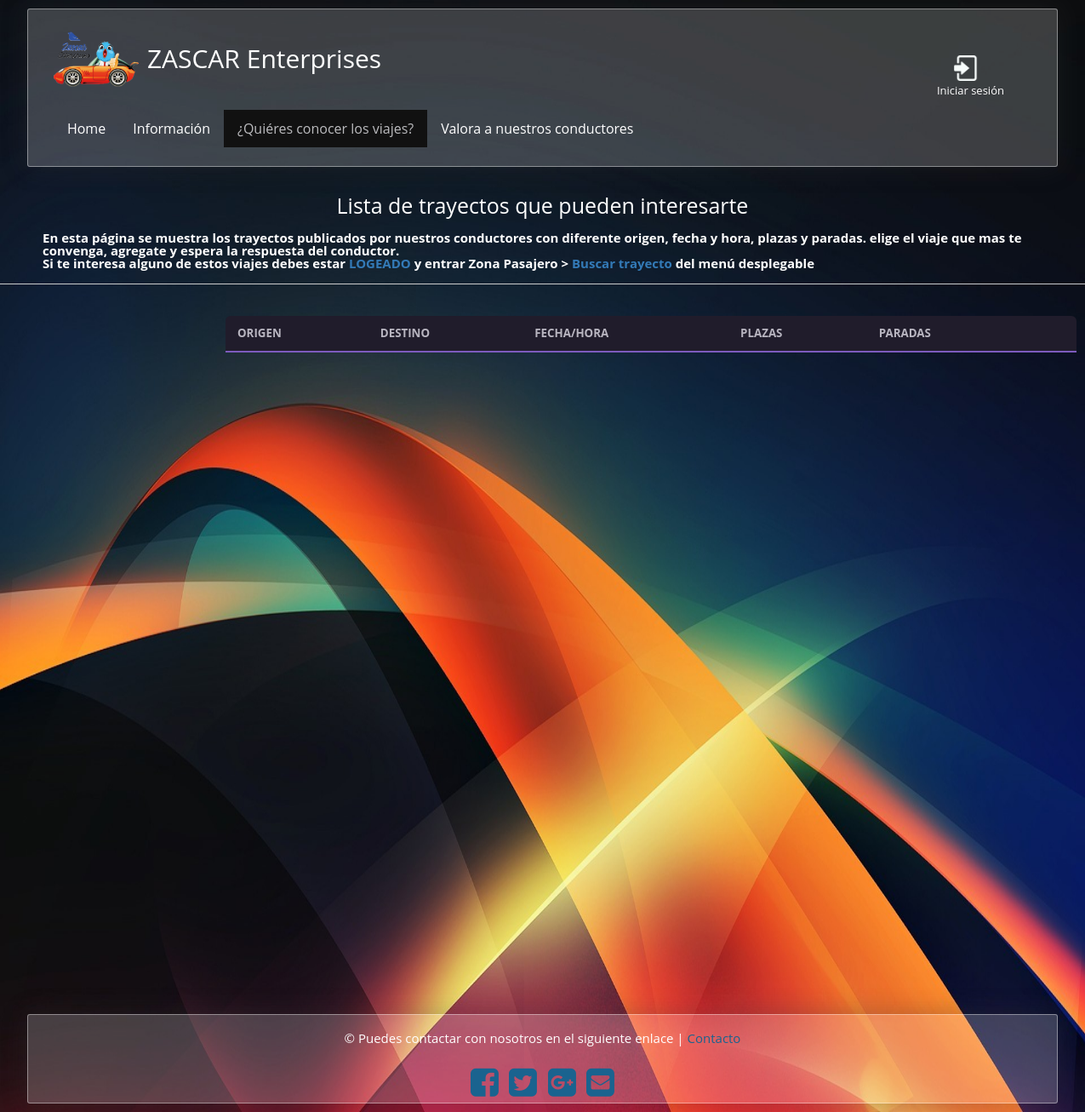
The app's page /controlador/controlador_listar_trayectos.php, older data.
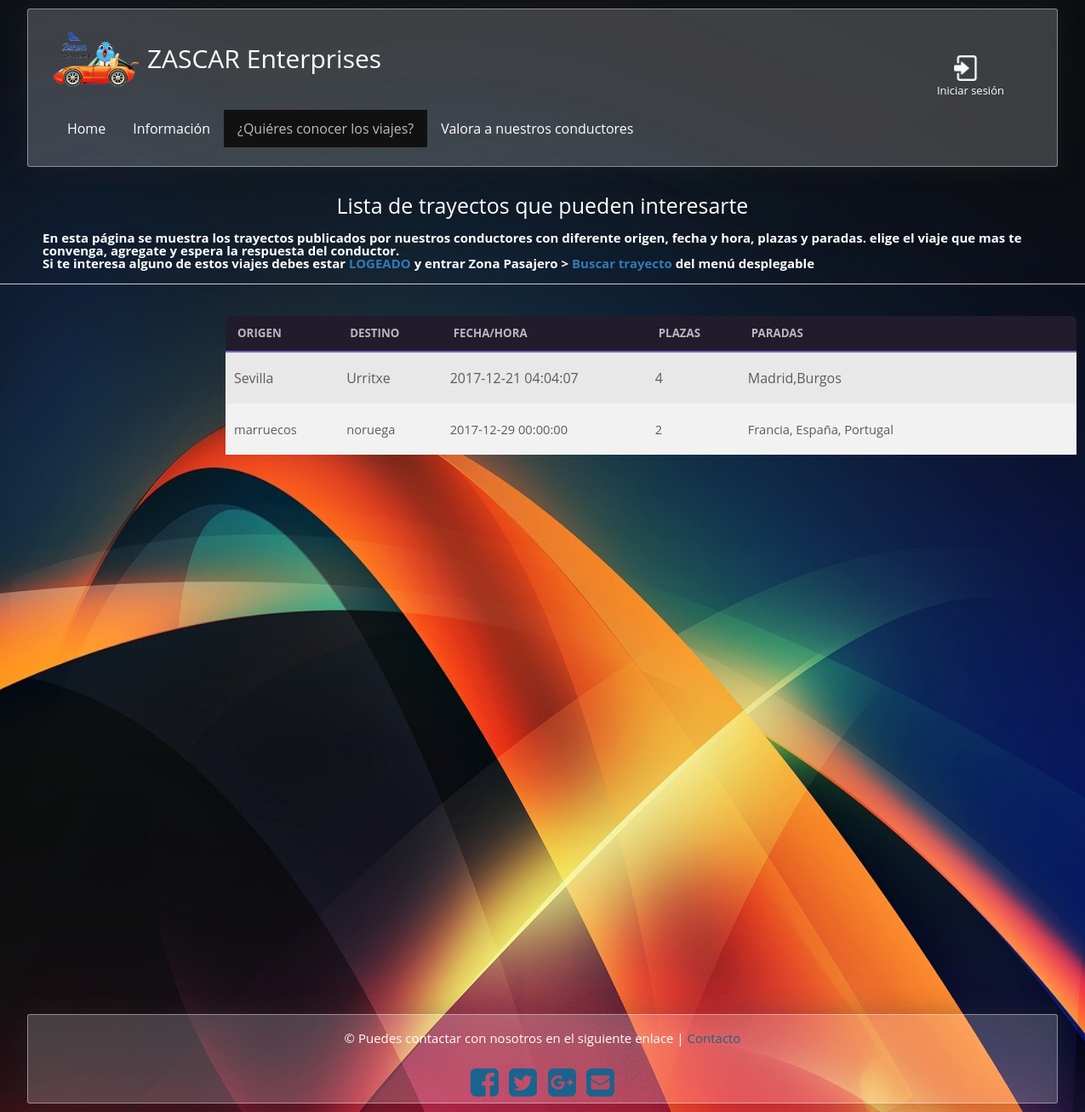
The same page, newer data.
### tables this page shows
CREATE TABLE `trayecto` (
  `idtrayecto` int(11) NOT NULL,
  `origen` varchar(40) NOT NULL,
  `destino` varchar(40) NOT NULL,
  `fecha_hora` datetime NOT NULL,
  `plazas` int(2) NOT NULL,
  `paradas` varchar(200) NOT NULL,
  `idusuario` int(11) NOT NULL
);

### controlador/controlador_listar_trayectos.php (called while the page is built)
<?php
 require_once("../modelo/trayectos.php");
$lista = new Trayectos();
$pd = $lista->listar_trayectos();
require_once("../vista/listarTrayectos.php");
?>

### conector/conector.php (called while the page is built)
<?php
class Conectar {
    public static function conexion() {
        $localhost = 'localhost';
        $usuario = 'root';
        $contrasena = '';
        $bbdd = 'zascar';
        $link = mysqli_connect($localhost, $usuario, $contrasena, $bbdd);
        $link->query("SET NAMES 'utf8'");
        return $link;
    }
}

### modelo/trayectos.php (called while the page is built, shortened)
<?php
require_once '../conector/conector.php';
class trayectos {
    private $link;
    private $usuario;
    public function __construct() {
        $this->link = Conectar::conexion();
        $this->usuario = array();
    }
    public function listar_trayectos() {
        $sql = "CALL listarTrayecto()";
        $consulta = $this->link->query($sql);
        while ($row = mysqli_fetch_array($consulta, MYSQLI_ASSOC)) {
            $this->usuario[] = $row;
        }
        return $this->usuario;
    }
}
?>

### vista/listarTrayectos.php (the view, shortened to what the changed rows need)
<!doctype html>
<html lang="en">
    <head>
        <link rel="stylesheet" href="https://maxcdn.bootstrapcdn.com/bootstrap/3.3.7/css/bootstrap.min.css">
        <link rel="stylesheet" href="../css/style.css">
    </head>
    <body>
        <br>
        <br>
        <h1 align="center">Lista de trayectos que pueden interesarte</h1>
        <br>
        <div class="margeneslista">
            <div class="container">
                <div class="listWrap">
                    <ul class="list tabla-listar" >
                        <?php
                        foreach ($pd as $trayecto) {
                            ?>
                            <li>
                                <span class="tabla-campos"><?php echo $trayecto["origen"]; ?></span>
                                <span class="tabla-campos"><?php echo $trayecto["destino"]; ?></span>
                                <span><?php echo $trayecto["fecha_hora"]; ?></span>
                                <span><?php echo $trayecto["plazas"]; ?></span>
                                <span class="tabla-campos"><?php echo $trayecto["paradas"]; ?></span>
                                <span><p></span>
                                <span><p></span>
                                <span><p></span>
                            </li>
                            <?php
                        }
                        ?>
                    </ul>
                </div>
            </div>
        </div>
                <link href="//maxcdn.bootstrapcdn.com/font-awesome/4.1.0/css/font-awesome.min.css" rel="stylesheet">
    </body>
</html>

Row changes from the older to the newer data that the page shows:
added trayecto: origen "Sevilla", destino "Urritxe", fecha_hora "2017-12-21 04:04:07", plazas "4", paradas "Madrid,Burgos"
added trayecto: origen "marruecos", destino "noruega", fecha_hora "2017-12-29 00:00:00", plazas "2", paradas "Francia, España, Portugal"
